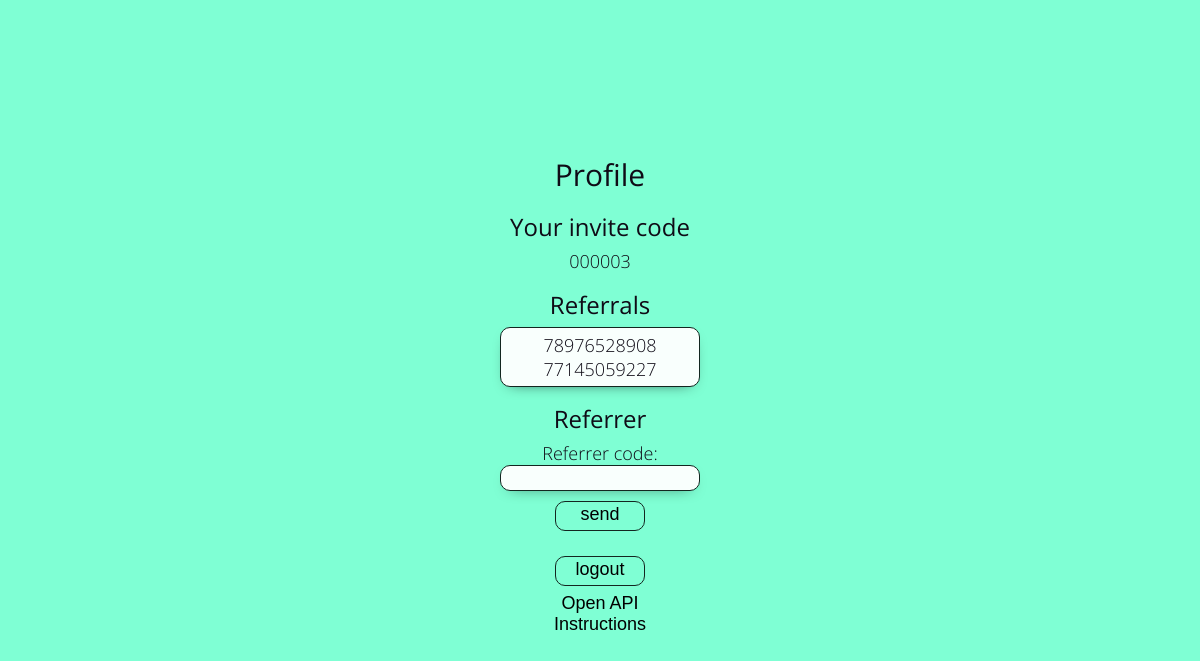
Page / (signed in) on the committed database.
### account/models.py (models this page shows, shortened)
class User(AbstractBaseUser, PermissionsMixin):
    phone_number = models.CharField(
        _("phone number"),
        max_length=15,
        unique=True
    )
    invite_code = models.CharField(
        _("own invite code"),
        max_length=6,
        unique=True
    )
    is_staff = models.BooleanField(
        _("staff status"),
        default=False,
        help_text=_(
            "Designates whether the user can log into this admin site."
        )
    )
    is_active = models.BooleanField(
        _("active"),
        default=True,
        help_text=_(
            "Designates whether this user should be treated as active. "
            "Unselect this instead of deleting accounts."
        )
    )
    objects = UserManager()
    USERNAME_FIELD = "phone_number"
    class Meta:
        verbose_name = _("user")
        verbose_name_plural = _("users")
        ordering = ["invite_code"]

### referral/views.py (the view, shortened to what this page needs)
class ProfileView(View):
    form_class = ReferrerAssignmentFrom
    template_name = "referral/profile_in_referral_program.html"
    page_title = "Referral Program"
    def get(self, request):
        variables = {"page_title": self.page_title}
        if request.GET.get("section") == "Instruction":
            variables["instructions"] = \
                Key.objects.select_related("api_path").all()
        else:
            variables["invite_code"] = request.user.invite_code
            referrer_of_authorized_user = \
                ReferralReferrer.objects.select_related("referrer") \
                    .filter(pk=request.user).first()
            if referrer_of_authorized_user:
                variables["referrer"] = \
                    referrer_of_authorized_user.referrer.invite_code
            else:
                variables["form"] = ReferrerAssignmentFrom()
            variables["phones_owned_by_referrals"] = [
                referral_and_referrer.referral.phone_number
                for referral_and_referrer in ReferralReferrer.objects \
                    .select_related("referral") \
                    .filter(referrer=request.user)
            ]
        return render(request, self.template_name, variables)

### referral/froms.py
class ReferrerAssignmentFrom(forms.Form):
    referrer_code = forms.CharField(
        widget=forms.TextInput(attrs={"autofocus": True}),
        min_length=6,
        max_length=6
    )

### referral/templates/referral/profile_in_referral_program.html (shortened to what this page needs)
{% extends "index.html" %}
{% block application %}
<article class="profile">
    <h1>Profile</h1>
    <h2>Your invite code</h2>
    <section class="invite_code">
        <p>{{ invite_code }}</p>
    </section>
    <h2>Referrals</h2>
    <section class="referrals">
        {% if phones_owned_by_referrals %}
        <ul>
            {% for phone_number_of_referral in phones_owned_by_referrals %}
            <li>{{ phone_number_of_referral }}</li>
            {% endfor %}
        </ul>
        {% else %}
        <p>You don't have referrals</p>
        {% endif %}
    </section>
    <h2>Referrer</h2>
    <section class="referrer">
        {% if referrer %}
        <p>{{ referrer }}</p>
        {% elif form %}
        <form method="post">
            {{ form.as_ul }}
            <button type="submit">send</button>
        </form>
        {% endif %}
    </section>
    <form action="{% url 'logout' %}" method="post">
        <button type="submit">logout</button>
    </form>
</article>
{% endblock %}

### static/css/styles.css (style rules this page uses)
html { font-family: "Open Sans", "PT Sans", sans-serif; font-size: 18px; font-weight: 300; text-align: center; }
body { background-color: Aquamarine; color: #0f0b16; height: 100vh; line-height: 1.333; }
h1, h2 { line-height: 1; }

### static/referral/css/referral_styles.css (style rules this page uses)
article.profile > h1 { font-size: 30px; font-weight: 400; margin-bottom: 25px; }
article.profile > h2 { font-size: 24px; font-weight: 400; margin-bottom: 10px; }
article.profile > section { margin: 0px auto 20px; }
article.profile > section.referrals { background-color: #f9fffd; border: 1px solid #132620; border-radius: 10px; box-shadow: 0px 5px 15px -10px #0f1e1a; box-sizing: border-box; max-height: 30vh; overflow-y: scroll; padding: 5px; width: 200px; }
article.profile > section.referrer > form > li { margin-bottom: 5px; }
article.profile > section.referrer > form > li > label { display: block; }
article.profile > section.referrer > form > li > #id_referrer_code { background-color: #f9fffd; border: 1px solid #132620; border-radius: 10px; box-shadow: 0px 5px 15px -10px #0f1e1a; box-sizing: border-box; font-family: "Open Sans", "PT Sans", sans-serif; font-size: 16px; font-weight: 300; text-align: center; width: 200px; }
article.profile form > button { background: none; border: 1.5px solid #132620; border-radius: 10px; cursor: pointer; display: inline-block; font-size: 18px; margin: 5px auto 0px; padding: 2px 0px 5px; width: 90px; }

### rows in the picture
User: invite_code "000003"
User: phones_owned_by_referrals "78976528908"
User: phones_owned_by_referrals "77145059227"
